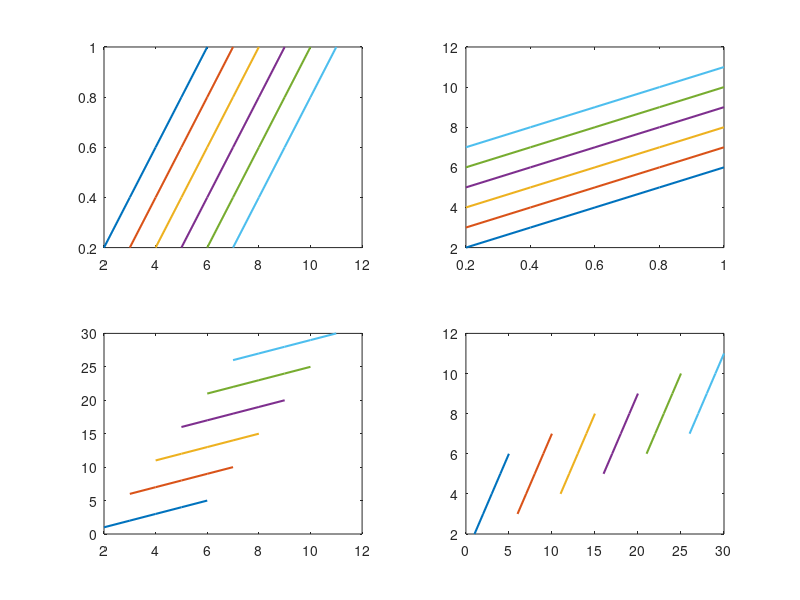

Here is the MATLAB script that generated this plot:
clc;
clear;
close all;
% A = magic(20);
% A(9:20,:) = [];
% plot(A);

for i = 1: 5
   for j = 1 : 6
       A(i, j) =i + j;   
   end
end
x = 0.2 : 0.2 : 1;
figure(1)
subplot(2, 2, 1);
plot(A, x, 'LineWidth', 1.5);

subplot(2, 2, 2);
plot(x, A, 'LineWidth', 1.5);

B = reshape(1:30, 5, 6);
subplot(2, 2, 3);
plot(A, B, 'LineWidth', 1.5);

subplot(2, 2, 4);
plot(B, A, 'LineWidth', 1.5);